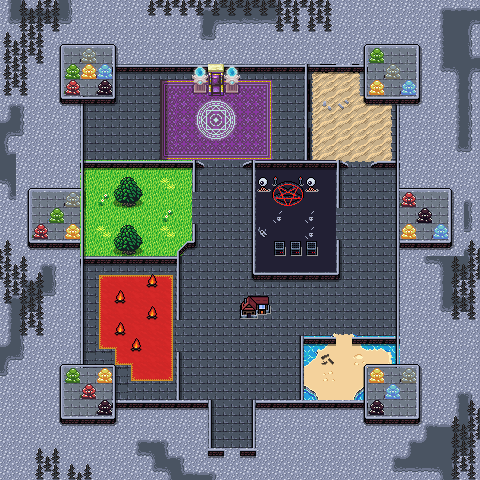

Tiled map render using the project's own tile images. Description and the map definition, with tile-layer contents summarised, below:
An orthogonal 30x30 tile map with 16x16 px tiles, 5 tile layers (toggle, Collision, Background, Walls, ...), 5 tilesets and 35 objects (dialog).

<map version="1.10" tiledversion="1.11.2" orientation="orthogonal" renderorder="right-down" width="30" height="30" tilewidth="16" tileheight="16" infinite="0" nextlayerid="9" nextobjectid="101">
 <editorsettings>
  <export target="wastetown..tmx" format="tmx" />
 </editorsettings>
 <properties>
  <property name="dungeonEffect" value="{&quot;startBattleWithCard&quot;: [ &quot;Obelisk of Alara&quot;, &quot;Armillary Sphere&quot; ]}" />
 </properties>
 <tileset firstgid="1" source="../../../../common/maps/tileset/main.tsx" />
 <tileset firstgid="10113" source="../../../../common/maps/tileset/buildings.tsx" />
 <tileset firstgid="11905" source="../../../../common/maps/tileset/dungeon/dungeon_bis.tsx" />
 <tileset firstgid="28289" source="../../../../common/maps/tileset/dungeon/DarkAbbeyTiles.tsx" />
 <tileset firstgid="28319" source="../../../../common/maps/tileset/main-nocollide.tsx" />
 <layer id="8" name="toggle" width="30" height="30">
  <data>[900 cells, 28 non-empty, 11 distinct tile ids]</data>
 </layer>
 <layer id="6" name="Collision" width="30" height="30">
  <data>[900 cells, 474 non-empty, 18 distinct tile ids]</data>
 </layer>
 <layer id="1" name="Background" width="30" height="30">
  <data>[900 cells, 686 non-empty, 38 distinct tile ids]</data>
 </layer>
 <layer id="2" name="Walls" width="30" height="30">
  <data>[900 cells, 522 non-empty, 76 distinct tile ids]</data>
 </layer>
 <layer id="3" name="Clutter" width="30" height="30">
  <properties>
   <property name="spriteLayer" type="bool" value="true" />
  </properties>
  <data>[900 cells, 303 non-empty, 70 distinct tile ids]</data>
 </layer>
 <objectgroup id="4" name="Objects">
  <object id="38" template="../../../../common/maps/obj/entry_up.tx" x="210" y="447.167" width="48" height="22.75">
   <properties>
    <property name="teleport" value="" />
   </properties>
  </object>
  <object id="52" template="../../../../common/maps/obj/gold.tx" x="338" y="89.5" />
  <object id="53" template="../../../../common/maps/obj/enemy.tx" x="278.5" y="214.5">
   <properties>
    <property name="defeatDialog">[
   {
   "action": [
      {"advanceMapFlag":"enemiesDefeated"},
      {"deleteMapObject": -1}
    ]
   }
]</property>
    <property name="effect" value="{&quot;startBattleWithCard&quot;: [&quot;Crumbling Necropolis|ALA&quot;, &quot;Demon's Herald|ALA&quot;, &quot;Executioner's Capsule|ALA&quot;, &quot;Unscythe, Killer of Kings|ARB&quot;, &quot;Grixis Grimblade|ARB&quot;]}" />
    <property name="enemy" value="Sedris" />
    <property name="spawn.Easy" type="bool" value="false" />
    <property name="spawn.Normal" type="bool" value="false" />
    <property name="threatRange" type="int" value="0" />
   </properties>
  </object>
  <object id="54" template="../../../../common/maps/obj/enemy.tx" x="188.501" y="219.083" width="16" height="20">
   <properties>
    <property name="enemy" value="Mayael" />
    <property name="threatRange" type="int" value="0" />
   </properties>
  </object>
  <object id="55" template="../../../../common/maps/obj/enemy.tx" x="348.333" y="129.167">
   <properties>
    <property name="defeatDialog">[
   {
   "action": [
      {"advanceMapFlag":"enemiesDefeated"},
      {"deleteMapObject": -1}
    ]
   }
]</property>
    <property name="effect" value="{&quot;startBattleWithCard&quot;: [&quot;Seaside Citadel|ALA&quot;, &quot;Angel's Herald|ALA&quot;, &quot;Angelic Benediction|ALA&quot;, &quot;Dispeller's Capsule|ALA&quot;, &quot;Bant Sureblade|ARB&quot;]}" />
    <property name="enemy" value="Rafiq" />
    <property name="spawn.Easy" type="bool" value="false" />
    <property name="spawn.Normal" type="bool" value="false" />
    <property name="threatRange" type="int" value="0" />
   </properties>
  </object>
  <object id="56" template="../../../../common/maps/obj/enemy.tx" x="172.167" y="342.833" width="16" height="20">
   <properties>
    <property name="enemy" value="Kresh" />
    <property name="threatRange" type="int" value="0" />
   </properties>
  </object>
  <object id="57" template="../../../../common/maps/obj/enemy.tx" x="334.833" y="346.667" width="16" height="20">
   <properties>
    <property name="enemy" value="Sen Triplets" />
    <property name="threatRange" type="int" value="0" />
   </properties>
  </object>
  <object id="58" template="../../../../common/maps/obj/gold.tx" x="86.333" y="282.667" />
  <object id="60" template="../../../../common/maps/obj/manashards.tx" x="376.75" y="362" />
  <object id="61" template="../../../../common/maps/obj/manashards.tx" x="248.75" y="89" />
  </objectgroup>
</map>
<!-- 25 of 35 objects omitted -->
